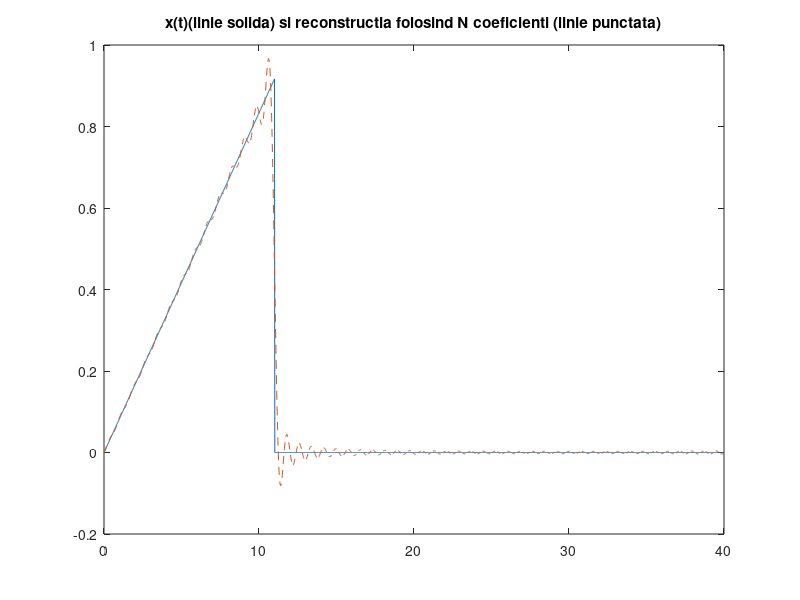
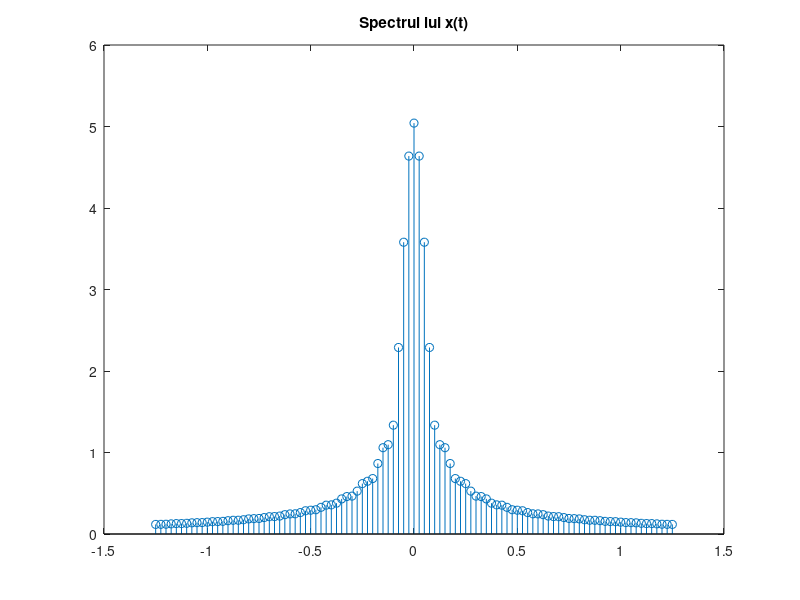

MATLAB code to generate these figures, in order:
P = 40; 
D = 11; 
N = 50;
w0 = 2*pi/P; %pulsatia
t_original = 0:0.02:D; %esantionare original
x_original = sawtooth((pi/12)*t_original,0.5)/2+0.5; 
t = 0:0.02:P; %esantionare modificat
x = zeros(1,length(t)); 
x(t<=D) = x_original;

figure(1);
plot(t,x),title('x(t)(linie solida) si reconstructia folosind N coeficienti (linie punctata)');
hold on;


for k = -N:N 
    x_SF = x_original; %semnalul dupa formula SFC
    x_SF = x_SF .* exp(-1i*k*w0*t_original); 
    X(k+N+1) = 0; 
    for i = 1:length(t_original)-1
        X(k+N+1) = X(k+N+1) + (t_original(i+1)-t_original(i)) * (x_SF(i)+x_SF(i+1))/2; 
    end
end

for i = 1:length(t)
    x_finit(i) = 0; 
    for k=-N:N
        x_finit(i) = x_finit(i) + (1/P) * X(k+51) * exp(1i*k*w0*t(i)); 
    end
end
plot(t,x_finit,'--'); %semnalul reconstruit

figure(2);
w=-50*w0:w0:50*w0;
stem(w/(2*pi),abs(X)),title('Spectrul lui x(t)');

%Seriile Fourier sunt o unealtă matematică folosită pentru a analiza funcțiile periodice descompunându-le într-o sumă ponderată
%de funcții sinusoidale componente care sunt denumite armonice.
